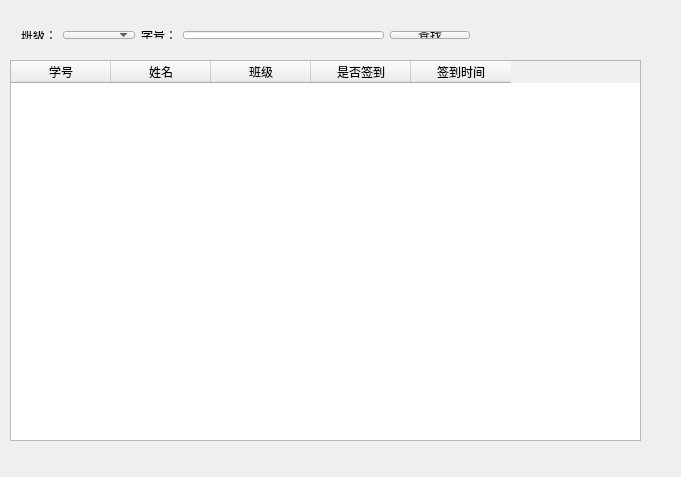
<?xml version="1.0" encoding="UTF-8"?>
<ui version="4.0">
 <class>Widget</class>
 <widget class="QWidget" name="Widget">
  <property name="geometry">
   <rect>
    <x>0</x>
    <y>0</y>
    <width>681</width>
    <height>477</height>
   </rect>
  </property>
  <property name="windowTitle">
   <string>Widget</string>
  </property>
  <widget class="QTableWidget" name="tableWidget">
   <property name="geometry">
    <rect>
     <x>10</x>
     <y>60</y>
     <width>631</width>
     <height>381</height>
    </rect>
   </property>
   <column>
    <property name="text">
     <string>学号</string>
    </property>
    <property name="font">
     <font>
      <kerning>false</kerning>
     </font>
    </property>
   </column>
   <column>
    <property name="text">
     <string>姓名</string>
    </property>
   </column>
   <column>
    <property name="text">
     <string>班级</string>
    </property>
   </column>
   <column>
    <property name="text">
     <string>是否签到</string>
    </property>
   </column>
   <column>
    <property name="text">
     <string>签到时间</string>
    </property>
   </column>
  </widget>
  <widget class="QWidget" name="layoutWidget">
   <property name="geometry">
    <rect>
     <x>10</x>
     <y>20</y>
     <width>471</width>
     <height>30</height>
    </rect>
   </property>
   <layout class="QHBoxLayout" name="horizontalLayout">
    <item>
     <widget class="QLabel" name="label">
      <property name="text">
       <string>班级：</string>
      </property>
     </widget>
    </item>
    <item>
     <widget class="QComboBox" name="comboBox"/>
    </item>
    <item>
     <widget class="QLabel" name="label_2">
      <property name="text">
       <string>学号：</string>
      </property>
     </widget>
    </item>
    <item>
     <widget class="QLineEdit" name="lineEdit"/>
    </item>
    <item>
     <widget class="QPushButton" name="pushButton">
      <property name="text">
       <string>查找</string>
      </property>
     </widget>
    </item>
   </layout>
  </widget>
  <widget class="QWidget" name="widget" native="true">
   <property name="geometry">
    <rect>
     <x>0</x>
     <y>0</y>
     <width>691</width>
     <height>481</height>
    </rect>
   </property>
   <property name="styleSheet">
    <string notr="true">border-image: url(:/page/timg1.jpg);</string>
   </property>
  </widget>
  <zorder>widget</zorder>
  <zorder>tableWidget</zorder>
  <zorder>layoutWidget</zorder>
 </widget>
 <layoutdefault spacing="6" margin="11"/>
 <resources/>
 <connections/>
</ui>
